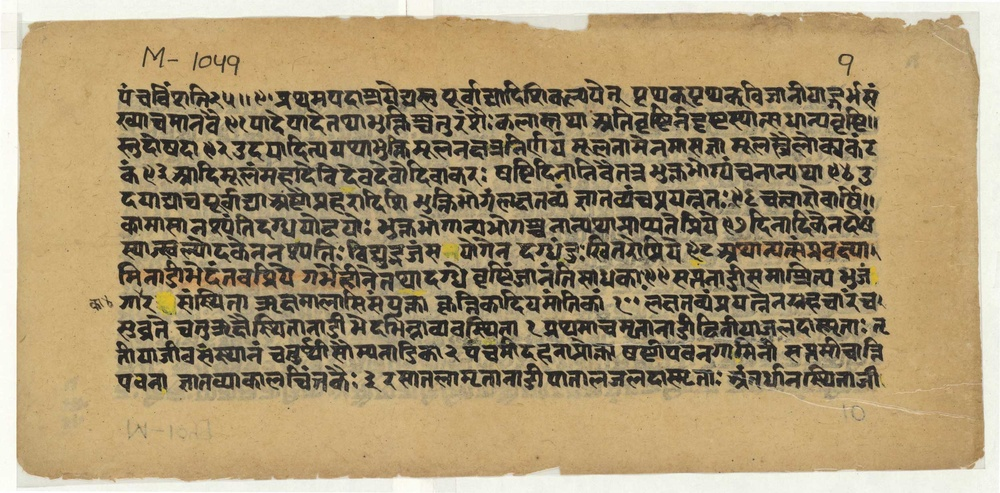
#> input picture Canonical3/image.jpg, 1000 x 493 px, shrunk from 2500 x 1232 before the run, found by its file name
$ python ImageWork.py   (older library calls are emulated)
#> lines starting #> are read from the running program, lines starting #| are printed output that depends on the picture; after the words box and inside, x2 and y2 are one past the last pixel; in counts of white or black regions, pixels touching at a corner belong together; long printed decimals are rounded
# To add a new cell, type '# %%'
# To add a new markdown cell, type '# %% [markdown]'

# %%
print ("Python is easy!")


# %%
import numpy as np
import matplotlib
import matplotlib.mlab as mlab
import matplotlib.pyplot as plt
import statistics
import cv2
import os
import scipy.signal as ss
import skimage
from skimage.filters import (threshold_otsu, threshold_niblack, threshold_sauvola)
from skimage.restoration import denoise_nl_means, estimate_sigma


debug = 1


# %%
def showimage(image, name='image_'):
    if (debug==1):
        cv2.namedWindow(name)
        cv2.imshow(name, image)
        cv2.waitKey(0)
        cv2.destroyAllWindows()
    cv2.imwrite(name+'.jpg', image)
    return


# %%
def PreProcessImage(image):

    ## TODO searchwindow size based on image size
    ## Step 0 Non local means denoising

    ## nonLocalMeans needs nvidia gpu
    #x = cv2.cuda.nonLocalMeans(image.copy(),h=7,search_window=35,block_size=7)
    #showimage(x,'slownlmeans-0')

    ## scikit has slower version of nonlocalmeans but running time is very high even for 1mb image
    """
    sigma_est = np.mean(estimate_sigma(image.copy(), multichannel=False))
    print(f"estimated noise standard deviation = {sigma_est}")

    patch_kw = dict(patch_size=7,      # 5x5 patches
                    patch_distance=13, # 35x35 search area
                    multichannel=False)

    # slow algorithm
    image = denoise_nl_means(image.copy(), h=0.6 * sigma_est, fast_mode=False, **patch_kw)
    showimage(image, 'slow-nlmeans-0')
    """

    image = cv2.fastNlMeansDenoisingColored(image,None,h=7,hColor=7,templateWindowSize=7,searchWindowSize=35)
    showimage(image, 'nlmeans-0')


    ##canonical1 Contours 502, good rects 490, compound rects 12, discarded rects 0, chars 427, dropped chars 3
    ##           Contours 504, good rects 493, compound rects 11, discarded rects 0, chars 428, dropped chars 3

    ##canonical2 Contours 668, good rects 664, compound rects 4, discarded rects 0, chars 562, dropped chars 6
    ##           Contours 625, good rects 623, compound rects 2, discarded rects 0, chars 556, dropped chars 5
    ##           Contours 786, good rects 784, compound rects 1, discarded rects 1, chars 571, dropped chars 1
    ##           Contours 661, good rects 659, compound rects 2, discarded rects 0, chars 567, dropped chars 3

    ##canonical3 Contours 471, good rects 463, compound rects 8, discarded rects 0, chars 406, dropped chars 2
    ##           Contours 474, good rects 466, compound rects 8, discarded rects 0, chars 406, dropped chars 2

    ##devnagri/style1 Contours 655, good rects 653, compound rects 0, discarded rects 2, chars 499, dropped chars 1
    ##                Contours 733, good rects 733, compound rects 0, discarded rects 0, chars 515, dropped chars 0
    ##                Contours 671, good rects 671, compound rects 0, discarded rects 0, chars 503, dropped chars 1
    ##                Contours 669, good rects 667, compound rects 0, discarded rects 2, chars 504, dropped chars 1
    ##                Contours 654, good rects 652, compound rects 0, discarded rects 0, chars 500

    ##tough1 Contours 721, good rects 682, compound rects 34, discarded rects 5, chars 449, dropped chars 22
    ##       Contours 729, good rects 696, compound rects 32, discarded rects 1, chars 514, dropped chars 22
    ##       Contours 687, good rects 648, compound rects 35, discarded rects 4, chars 466, dropped chars 27
    ##       Contours 670, good rects 638, compound rects 30, discarded rects 2, chars 511, dropped chars 23
    ##       Contours 721, good rects 689, compound rects 30, discarded rects 2, chars 513, dropped chars 22
    ##       Contours 721, good rects 689, compound rects 30, discarded rects 2, chars 513, dropped chars 22
    ##       Contours 667, good rects 629, compound rects 36, discarded rects 2, chars 450, dropped chars 45
    ##       Contours 667, good rects 629, compound rects 36, discarded rects 2, chars 454, dropped chars 36


    ##1238 Contours 793, good rects 788, compound rects 3, discarded rects 2, chars 631, dropped chars 8

    ##1239 Contours 858, good rects 853, compound rects 5, discarded rects 0, chars 658, dropped chars 21

    ##1240 Contours 826, good rects 816, compound rects 8, discarded rects 2, chars 663, dropped chars 11

    ## Step 1 bilateral with conservative params, but multiple times
    for i in range(100):
        image = cv2.bilateralFilter(image,2,10,10)
    showimage(image, 'bilateral-1')

    ## Step 2 median blur with conservative params
    image = cv2.medianBlur(image,3)
    showimage(image,'medianblurred-2')

    ## TODO see if this should be used.
    image,_ = cv2.decolor(image.copy())
    showimage(image, 'decolor-3')

    hist = cv2.calcHist([image],[0],None,[256],[0,256])
    plt.plot(hist)
    plt.xlabel('decolor')
    plt.show()

    # [7 lines of commented-out code are left out]

    return image

def ThresholdWithOTSU(image):
    thirdH = int(image.shape[0]/3)
    thirdW = int(image.shape[1]/3)
    roi = image[thirdH:2*thirdH, thirdW:2*thirdW]

    histr = cv2.calcHist([image],[0],None,[256],[0,256])
    plt.plot(histr)
    plt.show()

    histr = cv2.calcHist([roi],[0],None,[256],[0,256])
    plt.plot(histr)
    plt.show()

    img2 = image.copy()
    ot, roit = cv2.threshold(roi, 0, 255, cv2.THRESH_OTSU)
    _, ti = cv2.threshold(img2, ot, 255, cv2.THRESH_BINARY_INV)
    showimage(ti, 'raw-otsu')
    contours, _ = cv2.findContours(ti,cv2.RETR_LIST,cv2.CHAIN_APPROX_NONE)
    mask = np.ones(image.shape[:2], dtype="uint8") * 255

    mask_remove = cv2.imread('image.jpg', cv2.IMREAD_ANYCOLOR)
    mask_retain = cv2.imread('image.jpg', cv2.IMREAD_ANYCOLOR)

    # loop over the contours
    for c in contours:
        # if the contour is bad, draw it on the mask
        if is_good_contour_for_line_segmentation(c, ti)==True:
            r = cv2.boundingRect(c)
            cv2.rectangle(mask, (r[0],r[1]), (r[0]+r[2],r[1]+r[3]), color=0, thickness=-1)
            cv2.drawContours(mask_retain, [c], 0, color=(0,255,0), thickness=1)
        else:
            #r = cv2.boundingRect(c)
            cv2.drawContours(mask_remove, [c], 0, color=(0,0,255), thickness=-1)

    showimage(mask_retain, 'retaining-this')
    showimage(mask_remove, 'removing-this')

    # remove the contours from the image and show the resulting images
    showimage(255-mask,'contour-removal-mask')
    ## AARGH! someone please simplify this! X is the correct form, it has already been inverted so text is white.
    x = cv2.bitwise_and(ti,ti, mask=255-mask)
    return x

def is_good_contour_for_line_segmentation(c, image):
    ## boundingRect is x,y,w,h. Note w>4h and 5px limit is a postprocessing condition too.
    ## minRect is ( center (x,y), (width, height), angle of rotation ) w=r[1][0], h=r[1][1]
    mask = np.zeros(image.shape,np.uint8)
    cv2.drawContours(mask,[c],0,255,-1)
    avg_intensity = cv2.mean(image, mask=mask)

    ## TODO this removes straight lines like "1" in 1049
    r = cv2.minAreaRect(c)
    if (r[1][0]<=5 or r[1][1]<=5 or (r[1][0]<=10 and r[1][0]>4*r[1][1])):
        #print('reporting bad contour rect, intensity', r, avg_intensity)
        return False

    ## remove very large contours
    if (r[1][1]>img.shape[0]/2 or r[1][0]>img.shape[1]/2):
        print('reporting large bad contour rect', r, avg_intensity)
        return False

    return True

# [33 lines left out: function ThresholdSauvola, not called in this run]

## Analyse intensity histogram of gray scale image. Ideally it should be bimodal. Examine the top two peaks, if we
## have narrow well separated peaks that indicates good contrast. A broad peak that spans many intensity values
## indicates spread and low contrast
def IsLowContrast(image):
    hist = cv2.calcHist([image],[0],None,[256],[0,256])
    hist = hist/img.size

    x = np.reshape(hist, len(hist))
    window_size = 21
    hist_s = ss.savgol_filter(x, window_size, 5)
    maxval = np.max(hist_s)
    peaks, info = ss.find_peaks(hist_s, prominence=maxval/10, width=5)
    widths = np.sort(info['widths'])
    print(widths)

    ## !!width is sensitive to window size. If window size is too high the graph will have wide curves and
    ## bad approximation
    ## with current params width of good peaks seems to be about 10-20 range and spread peaks > 30.
    ## we expect bimodal distribution. Check if top two widths exceed 30
    if (len(widths)>=2):
        if (widths[-1]>30 or widths[-2]>30):
            return True

    return False

# [248 lines left out: functions getlinewidth, findpeaks, DoStraightLines, FindMargins, DoHorizontalSmudge, EstimateLines and 2 more, not called in this run]


# %%
cwd = os.getcwd()
print('cwd', cwd)
os.chdir('..\Grantha\Tough1')
print('now', os.getcwd())


# %%
img = cv2.imread('image.jpg', cv2.IMREAD_ANYCOLOR)
#> img is the input picture: shape (493, 1000, 3); mean B, G, R 114.3, 147.7, 165.7
print("Image size and shape ", img.size, img.shape)
#| Image size and shape  1479000 (493, 1000, 3)
## Shape=(y,x)

## Steps 0-4 are preprocessing - nlmeans denoising, bilateral, medianblur, gray scale
image = PreProcessImage(img)
#> in PreProcessImage, `image,_ = cv2.decolor(image.copy())`:
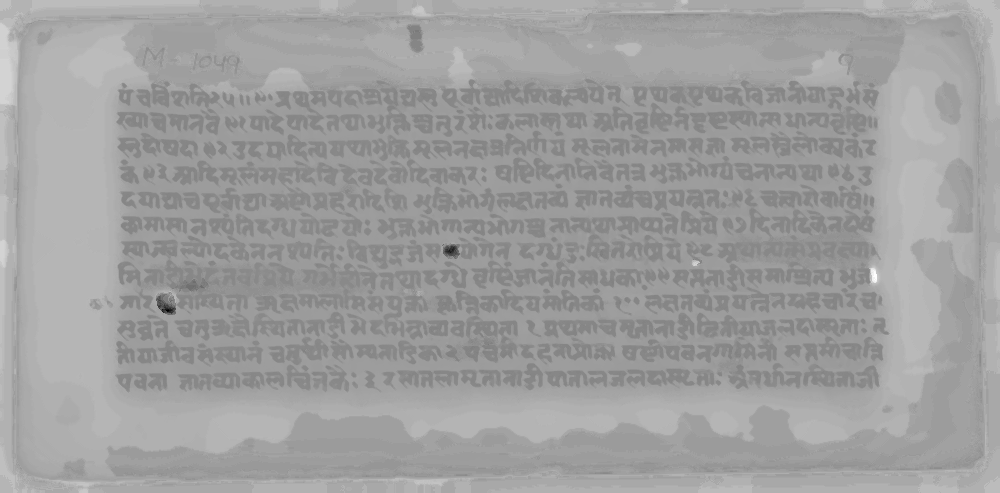
#> image: shape (493, 1000); min 0, max 255, mean 158.6
#> in PreProcessImage, `hist = cv2.calcHist([image],[0],None,[256],[0,256])`: hist = 256 values, max 33817 at index 156, min 0 at index 2, mean 1925.8


# %%
img = image
if (IsLowContrast(img)):
#> in IsLowContrast, `hist = hist/img.size`: hist = 256 values, max 0.0686 at index 156, min 0 at index 2, mean 0.00391
#> in IsLowContrast, `x = np.reshape(hist, len(hist))`: x has the same summary as hist
#> in IsLowContrast, `hist_s = ss.savgol_filter(x, window_size, 5)`: hist_s = 256 values, max 0.0433 at index 157, min -0.00337 at index 127, mean 0.00391
#> in IsLowContrast, `maxval = np.max(hist_s)`: maxval = 0.0433
#> in IsLowContrast, `peaks, info = ss.find_peaks(hist_s, prominence=maxval/10, width=5)`: peaks = [135, 157]; info = {'prominences': [0.0188, 0.0434], 'left_bases': [127, 127], 'right_bases': [142, 194], 'widths': [7.2, 9.44], 'width_heights': [0.0143, 0.0216], 'left_ips': [131.9, 151.9], 'right_ips': [139.1, 161.3]}
#> in IsLowContrast, `widths = np.sort(info['widths'])`: widths = [7.2, 9.44]
#| [7.202  9.436]
    img = ThresholdSauvola(img)
    showimage(img, 'sauvola-4')
else:
    img = ThresholdWithOTSU(img)
#> in ThresholdWithOTSU, `roi = image[thirdH:2*thirdH, thirdW:2*thirdW]`:
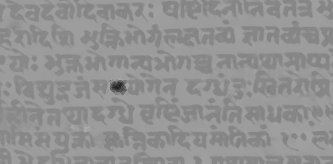
#> roi: shape (164, 333); min 24, max 175, mean 146.1
#> in ThresholdWithOTSU, `histr = cv2.calcHist([image],[0],None,[256],[0,256])`: histr = 256 values, max 33817 at index 156, min 0 at index 2, mean 1925.8
#> in ThresholdWithOTSU, `plt.show()`:
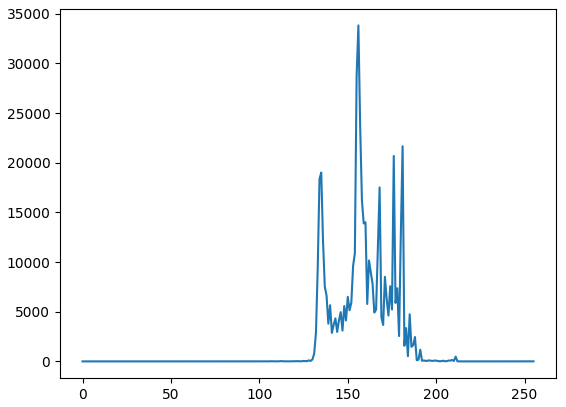
#> figure drawn by matplotlib, 1 panel; curve peaks at x = 156, y = 33817
#> in ThresholdWithOTSU, `histr = cv2.calcHist([roi],[0],None,[256],[0,256])`: histr = 256 values, max 6896 at index 156, min 0 at index 0, mean 213.3
#> in ThresholdWithOTSU, `ot, roit = cv2.threshold(roi, 0, 255, cv2.THRESH_OTSU)`:
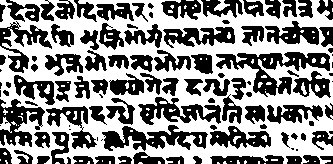
#> roit: shape (164, 333); 54.6% white; 107 black regions (18 under 20 px), largest, box (x1, y1, x2, y2) and area: (216, 52, 330, 97) 1875, (102, 125, 208, 151) 1355, (138, 97, 221, 125) 1092
#> in ThresholdWithOTSU, `ot, roit = cv2.threshold(roi, 0, 255, cv2.THRESH_OTSU)`: ot = 145
#> in ThresholdWithOTSU, `_, ti = cv2.threshold(img2, ot, 255, cv2.THRESH_BINARY_INV)`:
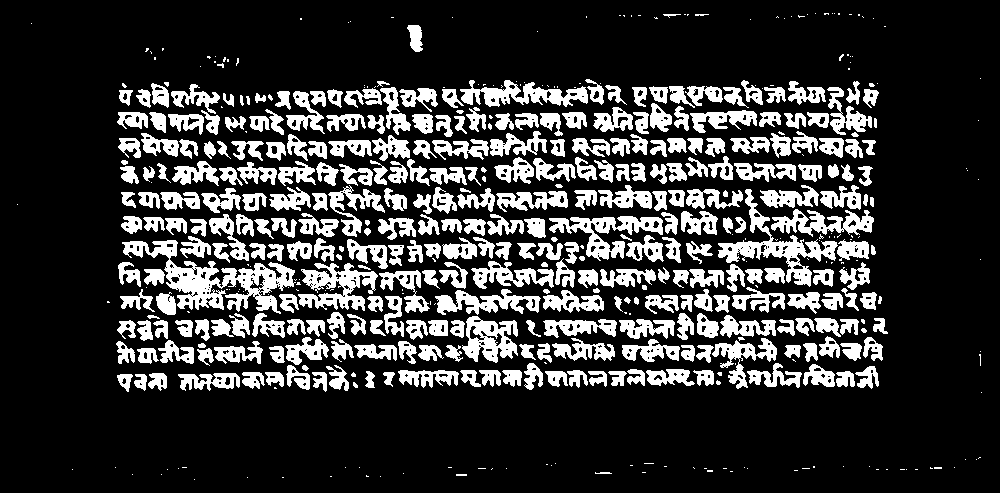
#> ti: shape (493, 1000); 21.3% white; 527 white regions (199 under 20 px)
#> in ThresholdWithOTSU, `contours, _ = cv2.findContours(ti,cv2.RETR_LIST,cv2.CHAIN_APPROX_NONE)`: contours = 1073 contours, 638 with area under 20; largest, box (x1, y1, x2, y2) and area: (122, 240, 296, 314) 4078, (718, 189, 838, 287) 2358, (298, 263, 378, 311) 1767, (549, 216, 663, 261) 1746, (462, 316, 518, 363) 1614
#> the loop in ThresholdWithOTSU, `for c in contours:` made 1073 passes
#> after the loop in ThresholdWithOTSU, `for c in contours:`:
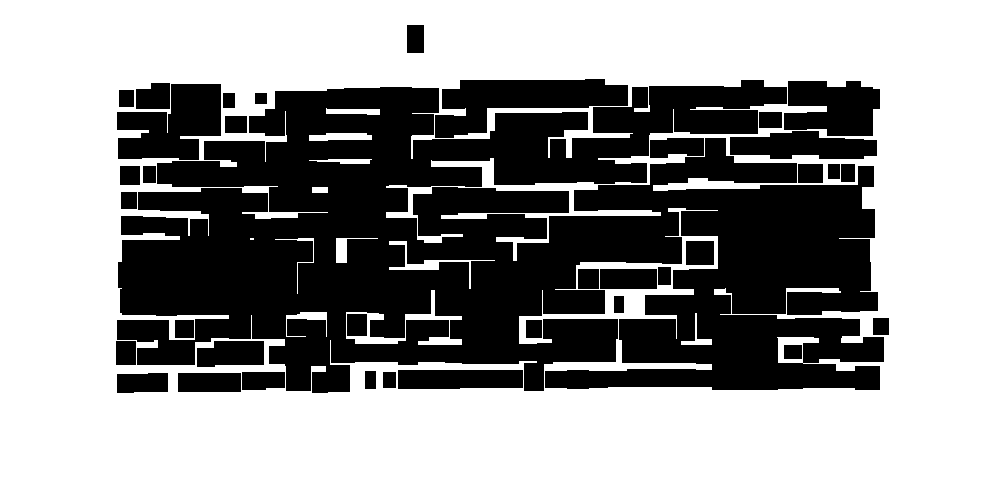
#> mask: shape (493, 1000); 59.7% white; 37 black regions, largest, box (x1, y1, x2, y2) and area: (117, 80, 884, 393) 162922, (435, 79, 628, 138) 6090, (117, 84, 221, 160) 5444
#> after the loop in ThresholdWithOTSU, `for c in contours:`:
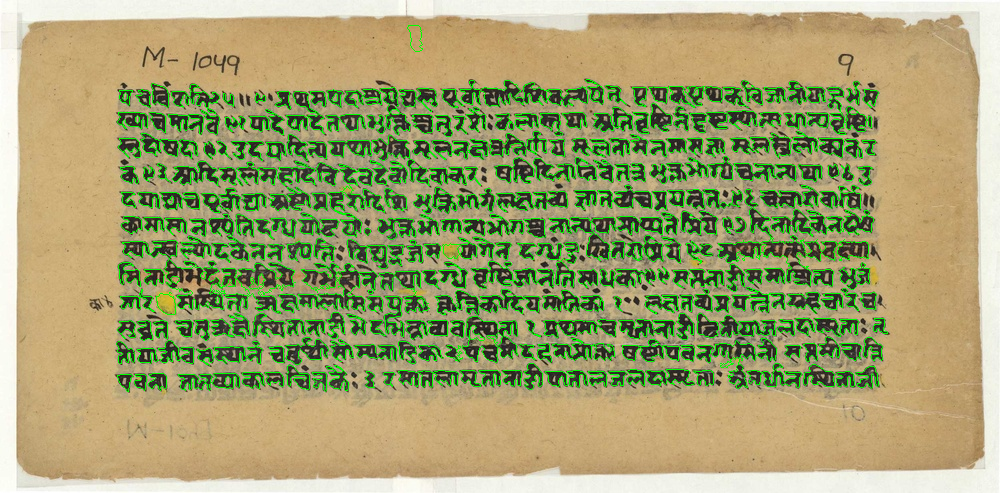
#> mask_retain: shape (493, 1000, 3); 6.97% of pixels changed, all inside (x1, y1, x2, y2) = (116, 25, 888, 392)
    showimage(img, 'otsu-4')


# %%
## find approx left and right margins.
lm, rm = FindMargins(img)
print('left and right margins', lm, rm)

## find approx linewidth assuming straight lines. This does not account for skew but creates baseline for more precise algo
## later
peakpositions, linewidth, straight_line_contours = DoStraightLines(img)
num_straight_lines = len(peakpositions)

print('#straightlines, linewidth estimate', num_straight_lines, linewidth)


# %%
## Try to account for line skew. If all goes well then line_contours has accurage peak info else peakpositions has peak info
img2 = DoHorizontalSmudge(img.copy())
showimage(img2, 'horizontal-smudge-45')

## get intensity profile of moving window starting from left margin
min_peak_distance = int(0.75*linewidth)
num_lines, num_lines_median, mean_linewidth, min_linewidth, std_linewidth, line_data = EstimateLines(img2.copy(), min_peak_distance)
print('Approx1: #maxlines={0}, mean linewidth={1}, min linewidth={2}, stddev linewidth={3}, #medianlines={4}'.format(num_lines, mean_linewidth, min_linewidth, std_linewidth, num_lines_median))


# %%
line_contours = []

#lines should not differ much from straight line estimate - if it does fall back to using straight lines!
if (abs(num_lines-num_straight_lines)<=5):
    num_straight_lines=int(num_lines)
    line_contours = CreateLineContours(line_data)

else:
    print('Using straight line algo!')
    line_contours = straight_line_contours

img3 = cv2.imread('image.jpg', cv2.IMREAD_ANYCOLOR)
cv2.polylines(img3, line_contours, False, (255,0,0))
showimage(img3,'line-contours')

#np.savetxt("linepositions.csv", line_contours, delimiter=",")


# %%
# [145 lines left out: functions GetContours, EmitLinesAndRects, EmitLinesAndConvexHulls, ShowBoundingRects, GetImageForConvexHull, BreakMergedCharsViaHull and 1 more, not called in this run]


# %%
## Line determination done, we are ready to run contouring to detect blocks of text
contours = GetContours(img.copy())
print('total contours', len(contours))

## hold contour, rect, hull, centroid in one place
contourdatalist = []

for (i, c) in enumerate(contours):
    # compute bounding box of contour
    rect = cv2.boundingRect(c)
    hull = cv2.convexHull(c)
    m = cv2.moments(c)
    if (m["m00"] != 0):
        cx = int(m["m10"] / m["m00"])
        cy = int(m["m01"] / m["m00"])
        contourdatalist.append((c,rect,hull,(cx,cy)))
    else:
        ## TODO debug why these werent caught earlier? minAreaRect issue or external vs all issue?
        print('zero moment rect!', rect)


# %%
## split any rect spanning lines into smaller rects
cdlist, s, c, d = PreProcessBoundingRects1(contourdatalist, linewidth)


# %%
# [29 lines left out: functions contains, PreProcessBoundingRects2, not called in this run]


# %%
# remove very small rects or fully contained in another
cdlist = PreProcessBoundingRects2(cdlist)

oi1 = cv2.imread('image.jpg', cv2.IMREAD_ANYCOLOR)
bi1 = oi1.copy()
bi1[:,:,:] = 255

EmitLinesAndRects(line_contours, cdlist, oi1, bi1, (255,0,0), (0,255,0))
showimage(oi1, 'lines-rects')
showimage(bi1, 'only-lines-rects')

oi2 = cv2.imread('image.jpg', cv2.IMREAD_ANYCOLOR)
bi2 = oi2.copy()
bi2[:,:,:] = 255
EmitLinesAndConvexHulls(line_contours, cdlist, oi2, bi2, (255,0,0), (0,255,0))
showimage(oi2, 'lines-hulls')
showimage(bi2, 'only-lines-hulls')


# %%
## assign each element of cdlist (contour, rect, hull, centroid) to closest line contour. Return each line sorted by x
# [21 lines left out: function ArrangeLineByLine, not called in this run]


# %%
linerects = ArrangeLineByLine(cdlist, line_contours)


# %%
# [139 lines left out: functions ShouldMerge, PreProcessBR3, PreProcessBoundingRects3, PostProcessBoundingRects4, not called in this run]


# %%
## merge certain rectangles after line numbering assigned
updatedlinerects = []
for _,lr in enumerate(linerects):
    mergedlr = PreProcessBR3(lr)
    updatedlinerects.append(mergedlr)

## final cleanup to trim rects with skewed aspect ratio or lying outside margins
updatedlinerects = PostProcessBoundingRects4(updatedlinerects, linewidth)

oi3 = cv2.imread('image.jpg', cv2.IMREAD_ANYCOLOR)
bi3 = oi3.copy()
bi3[:,:,:]=255

numchar = 0
for (i, rc) in enumerate(updatedlinerects):
    for (j, r) in enumerate(rc):
        cv2.rectangle(oi3, (r[0],r[1]), (r[0]+r[2],r[1]+r[3]), ((i%2)*255,((i+1)%2)*255,0), 1)
        cv2.rectangle(bi3, (r[0],r[1]), (r[0]+r[2],r[1]+r[3]), ((i%2)*255,((i+1)%2)*255,0), 1)
        numchar = numchar+1


cv2.polylines(oi3, line_contours, False, (127,0,127))
cv2.polylines(bi3, line_contours, False, (127,0,127))

print('Stats:Contours {0}, good rects {1}, compound rects {2}, discarded rects {3}, chars {4}'      .format(len(contours), s, c, d, numchar))
showimage(oi3, 'final')
showimage(bi3, 'final-rects')

## This prints the bounding rect coordinates. 2D array so csv print needs some more parsing.
np.savetxt("boundingrects.csv", updatedlinerects, fmt="%s", delimiter=",")
os.chdir(cwd)


# %%
## random stuff after this

oi = cv2.imread('image.jpg', cv2.IMREAD_ANYCOLOR)
# save 1st, 5,6,7th chars of line 1 in separate files
line1 = linerects[0]
(x,y,w,h) = line1[1]

char1 = oi[y:y+h,x:x+w]
cv2.imwrite('char1.jpg', char1)

(x,y,w,h) = line1[14]
char14 = oi[y:y+h,x:x+w]
cv2.imwrite('char14.jpg', char14)

(x,y,w,h) = line1[15]
char15 = oi[y:y+h,x:x+w]
cv2.imwrite('char15.jpg', char15)

(x,y,w,h) = line1[16]
char16 = oi[y:y+h,x:x+w]
cv2.imwrite('char16.jpg', char16)


charlines = [[] for x in range(0,len(line_contours))]
print(len(line_contours))
charlines[0].append((5,6))
charlines[0].append((8,9))
charlines[0].append((1,9))
charlines[0].sort(key = lambda x: x[0])
charlines[0]

## contours is a list of np.array
c = contours[0]
print('c shape', c.shape)
print('c1', c[1], c[1].shape)
print('c10', c[1][0], c[1][0].shape)

n=2
a = np.zeros((n,1,2), dtype="uint")
print('a', a, a.shape)
a[0] = np.array([[7,8]])
a[1] = np.array([[9,10]])
#a = np.append([a],[b],axis=0)
print('a', a, a.shape)
print('a1', a[1], a[1].shape)


# %%
line1


# [20 lines of commented-out code are left out]
# [21 lines left out: function showrowhistsobel, not called in this run]


# sobel method gets good approx to shirorekha but troughs between peaks have FP. Can come to this later
print(otsu_threshold)
peakdata = showrowhistsobel(img)
#peakdata = showrowhist(img)


# %%
## Run contouring only on section where lines are detected. This is to avoid:
## a) picking up boundary of image as one giant contour which otherwises forces heirarchical contouring
## b) less postprocessing to pickup contours outside roi

## TODO line calc has to happen before this
yLower = max(0,int(linepositions[0]-1.3*linewidth))
yUpper = min(img.shape[0],int(linepositions[-1]+0.3*linewidth))

print('mask boundary rows, lower & upper', yLower, yUpper)

maskedImg = img.copy()
## Set regions outside roi to black. Note image is white text on black background
maskedImg[0:yLower, :] = 0
maskedImg[yUpper:img.shape[0], :] = 0

contours = GetContours(maskedImg)
print('total contours', len(contours))

boundingrects = []
convexhulls = []

for (i, c) in enumerate(contours):
    # compute bounding box of contour
    r = cv2.boundingRect(c)
    hull = cv2.convexHull(c)
    boundingrects.append(r)
    convexhulls.append(hull)
